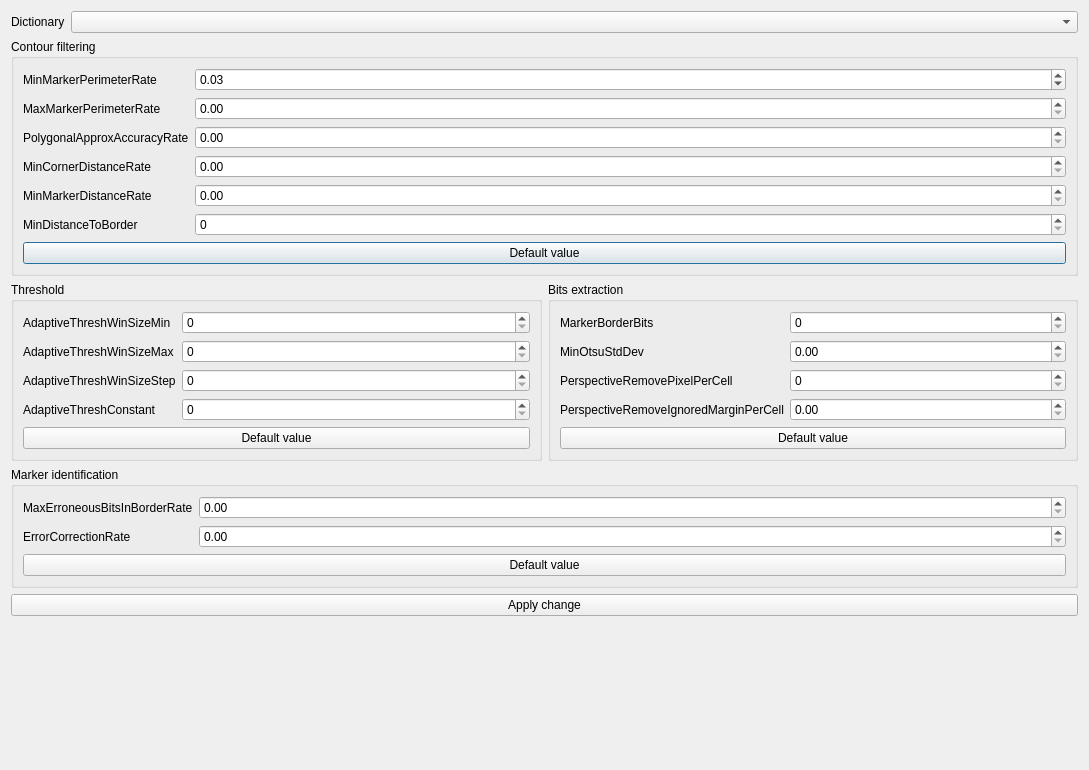
<?xml version="1.0" encoding="UTF-8"?>
<ui version="4.0">
 <class>dialog_aruco_detector_params</class>
 <widget class="QDialog" name="dialog_aruco_detector_params">
  <property name="geometry">
   <rect>
    <x>0</x>
    <y>0</y>
    <width>1089</width>
    <height>770</height>
   </rect>
  </property>
  <property name="windowTitle">
   <string>Dialog</string>
  </property>
  <layout class="QVBoxLayout" name="verticalLayout">
   <item>
    <layout class="QHBoxLayout" name="horizontalLayout">
     <item>
      <widget class="QLabel" name="label">
       <property name="sizePolicy">
        <sizepolicy hsizetype="Maximum" vsizetype="Preferred">
         <horstretch>0</horstretch>
         <verstretch>0</verstretch>
        </sizepolicy>
       </property>
       <property name="text">
        <string>Dictionary</string>
       </property>
      </widget>
     </item>
     <item>
      <widget class="QComboBox" name="comboBoxDictionary"/>
     </item>
    </layout>
   </item>
   <item>
    <widget class="QGroupBox" name="groupBox_2">
     <property name="title">
      <string>Contour filtering</string>
     </property>
     <layout class="QGridLayout" name="gridLayout_2">
      <item row="1" column="0">
       <widget class="QLabel" name="label_7">
        <property name="sizePolicy">
         <sizepolicy hsizetype="Maximum" vsizetype="Preferred">
          <horstretch>0</horstretch>
          <verstretch>0</verstretch>
         </sizepolicy>
        </property>
        <property name="text">
         <string>MaxMarkerPerimeterRate</string>
        </property>
       </widget>
      </item>
      <item row="3" column="0">
       <widget class="QLabel" name="label_9">
        <property name="sizePolicy">
         <sizepolicy hsizetype="Maximum" vsizetype="Preferred">
          <horstretch>0</horstretch>
          <verstretch>0</verstretch>
         </sizepolicy>
        </property>
        <property name="text">
         <string>MinCornerDistanceRate</string>
        </property>
       </widget>
      </item>
      <item row="4" column="1">
       <widget class="QDoubleSpinBox" name="doubleSpinBoxMinMarkerDistanceRate"/>
      </item>
      <item row="3" column="1">
       <widget class="QDoubleSpinBox" name="doubleSpinBoxMinCornerDistanceRate"/>
      </item>
      <item row="4" column="0">
       <widget class="QLabel" name="label_10">
        <property name="sizePolicy">
         <sizepolicy hsizetype="Maximum" vsizetype="Preferred">
          <horstretch>0</horstretch>
          <verstretch>0</verstretch>
         </sizepolicy>
        </property>
        <property name="text">
         <string>MinMarkerDistanceRate</string>
        </property>
       </widget>
      </item>
      <item row="0" column="0">
       <widget class="QLabel" name="label_6">
        <property name="sizePolicy">
         <sizepolicy hsizetype="Maximum" vsizetype="Preferred">
          <horstretch>0</horstretch>
          <verstretch>0</verstretch>
         </sizepolicy>
        </property>
        <property name="text">
         <string>MinMarkerPerimeterRate</string>
        </property>
       </widget>
      </item>
      <item row="0" column="1">
       <widget class="QDoubleSpinBox" name="doubleSpinBoxMinMarkerPerimeterRate">
        <property name="maximum">
         <double>5.000000000000000</double>
        </property>
        <property name="singleStep">
         <double>0.010000000000000</double>
        </property>
        <property name="value">
         <double>0.030000000000000</double>
        </property>
       </widget>
      </item>
      <item row="2" column="0">
       <widget class="QLabel" name="label_8">
        <property name="sizePolicy">
         <sizepolicy hsizetype="Maximum" vsizetype="Preferred">
          <horstretch>0</horstretch>
          <verstretch>0</verstretch>
         </sizepolicy>
        </property>
        <property name="text">
         <string>PolygonalApproxAccuracyRate</string>
        </property>
       </widget>
      </item>
      <item row="1" column="1">
       <widget class="QDoubleSpinBox" name="doubleSpinBoxMaxMarkerPerimeterRate"/>
      </item>
      <item row="2" column="1">
       <widget class="QDoubleSpinBox" name="doubleSpinBoxPolygonalApproxAccuracyRate"/>
      </item>
      <item row="5" column="0">
       <widget class="QLabel" name="label_11">
        <property name="sizePolicy">
         <sizepolicy hsizetype="Maximum" vsizetype="Preferred">
          <horstretch>0</horstretch>
          <verstretch>0</verstretch>
         </sizepolicy>
        </property>
        <property name="text">
         <string>MinDistanceToBorder</string>
        </property>
       </widget>
      </item>
      <item row="6" column="0" colspan="2">
       <widget class="QPushButton" name="pushButtonContourFilteringDefault">
        <property name="text">
         <string>Default value</string>
        </property>
       </widget>
      </item>
      <item row="5" column="1">
       <widget class="QSpinBox" name="spinBoxMinDistanceToBorder"/>
      </item>
     </layout>
    </widget>
   </item>
   <item>
    <layout class="QHBoxLayout" name="horizontalLayout_3">
     <item>
      <widget class="QGroupBox" name="groupBox">
       <property name="title">
        <string>Threshold</string>
       </property>
       <layout class="QGridLayout" name="gridLayout">
        <item row="1" column="1">
         <widget class="QSpinBox" name="spinBoxAdaptiveThreshWinSizeMax"/>
        </item>
        <item row="3" column="1">
         <widget class="QSpinBox" name="spinBoxAdaptiveThreshConstant"/>
        </item>
        <item row="1" column="0">
         <widget class="QLabel" name="label_3">
          <property name="sizePolicy">
           <sizepolicy hsizetype="Maximum" vsizetype="Preferred">
            <horstretch>0</horstretch>
            <verstretch>0</verstretch>
           </sizepolicy>
          </property>
          <property name="text">
           <string>AdaptiveThreshWinSizeMax</string>
          </property>
         </widget>
        </item>
        <item row="3" column="0">
         <widget class="QLabel" name="label_5">
          <property name="sizePolicy">
           <sizepolicy hsizetype="Maximum" vsizetype="Preferred">
            <horstretch>0</horstretch>
            <verstretch>0</verstretch>
           </sizepolicy>
          </property>
          <property name="text">
           <string>AdaptiveThreshConstant</string>
          </property>
         </widget>
        </item>
        <item row="0" column="1">
         <widget class="QSpinBox" name="spinBoxAdaptiveThreshWinSizeMin"/>
        </item>
        <item row="2" column="1">
         <widget class="QSpinBox" name="spinBoxAdaptiveThreshWinSizeStep"/>
        </item>
        <item row="2" column="0">
         <widget class="QLabel" name="label_4">
          <property name="sizePolicy">
           <sizepolicy hsizetype="Maximum" vsizetype="Preferred">
            <horstretch>0</horstretch>
            <verstretch>0</verstretch>
           </sizepolicy>
          </property>
          <property name="text">
           <string>AdaptiveThreshWinSizeStep</string>
          </property>
         </widget>
        </item>
        <item row="0" column="0">
         <widget class="QLabel" name="label_2">
          <property name="sizePolicy">
           <sizepolicy hsizetype="Maximum" vsizetype="Preferred">
            <horstretch>0</horstretch>
            <verstretch>0</verstretch>
           </sizepolicy>
          </property>
          <property name="text">
           <string>AdaptiveThreshWinSizeMin</string>
          </property>
         </widget>
        </item>
        <item row="4" column="0" colspan="2">
         <widget class="QPushButton" name="pushButtonThresholdDefault">
          <property name="text">
           <string>Default value</string>
          </property>
         </widget>
        </item>
       </layout>
      </widget>
     </item>
     <item>
      <widget class="QGroupBox" name="groupBox_3">
       <property name="title">
        <string>Bits extraction</string>
       </property>
       <layout class="QGridLayout" name="gridLayout_3">
        <item row="2" column="1">
         <widget class="QSpinBox" name="spinBoxPerspectiveRemovePixelPerCell"/>
        </item>
        <item row="0" column="0">
         <widget class="QLabel" name="label_12">
          <property name="sizePolicy">
           <sizepolicy hsizetype="Maximum" vsizetype="Preferred">
            <horstretch>0</horstretch>
            <verstretch>0</verstretch>
           </sizepolicy>
          </property>
          <property name="text">
           <string>MarkerBorderBits</string>
          </property>
         </widget>
        </item>
        <item row="3" column="0">
         <widget class="QLabel" name="label_15">
          <property name="sizePolicy">
           <sizepolicy hsizetype="Maximum" vsizetype="Preferred">
            <horstretch>0</horstretch>
            <verstretch>0</verstretch>
           </sizepolicy>
          </property>
          <property name="text">
           <string>PerspectiveRemoveIgnoredMarginPerCell</string>
          </property>
         </widget>
        </item>
        <item row="1" column="1">
         <widget class="QDoubleSpinBox" name="doubleSpinBoxMinOtsuStdDev"/>
        </item>
        <item row="1" column="0">
         <widget class="QLabel" name="label_13">
          <property name="sizePolicy">
           <sizepolicy hsizetype="Maximum" vsizetype="Preferred">
            <horstretch>0</horstretch>
            <verstretch>0</verstretch>
           </sizepolicy>
          </property>
          <property name="text">
           <string>MinOtsuStdDev</string>
          </property>
         </widget>
        </item>
        <item row="3" column="1">
         <widget class="QDoubleSpinBox" name="doubleSpinBoxPerspectiveRemoveIgnoredMarginPerCell"/>
        </item>
        <item row="2" column="0">
         <widget class="QLabel" name="label_14">
          <property name="sizePolicy">
           <sizepolicy hsizetype="Maximum" vsizetype="Preferred">
            <horstretch>0</horstretch>
            <verstretch>0</verstretch>
           </sizepolicy>
          </property>
          <property name="text">
           <string>PerspectiveRemovePixelPerCell</string>
          </property>
         </widget>
        </item>
        <item row="0" column="1">
         <widget class="QSpinBox" name="spinBoxMarkerBorderBits"/>
        </item>
        <item row="4" column="0" colspan="2">
         <widget class="QPushButton" name="pushButtonBitsExtractionDefault">
          <property name="text">
           <string>Default value</string>
          </property>
         </widget>
        </item>
       </layout>
      </widget>
     </item>
    </layout>
   </item>
   <item>
    <widget class="QGroupBox" name="groupBox_4">
     <property name="title">
      <string>Marker identification</string>
     </property>
     <layout class="QGridLayout" name="gridLayout_4">
      <item row="0" column="0">
       <widget class="QLabel" name="label_16">
        <property name="sizePolicy">
         <sizepolicy hsizetype="Maximum" vsizetype="Preferred">
          <horstretch>0</horstretch>
          <verstretch>0</verstretch>
         </sizepolicy>
        </property>
        <property name="text">
         <string>MaxErroneousBitsInBorderRate</string>
        </property>
       </widget>
      </item>
      <item row="1" column="0">
       <widget class="QLabel" name="label_17">
        <property name="sizePolicy">
         <sizepolicy hsizetype="Maximum" vsizetype="Preferred">
          <horstretch>0</horstretch>
          <verstretch>0</verstretch>
         </sizepolicy>
        </property>
        <property name="text">
         <string>ErrorCorrectionRate</string>
        </property>
       </widget>
      </item>
      <item row="1" column="1">
       <widget class="QDoubleSpinBox" name="doubleSpinBoxErrorCorrectionRate"/>
      </item>
      <item row="0" column="1">
       <widget class="QDoubleSpinBox" name="doubleSpinBoxMaxErroneousBitsInBorderRate"/>
      </item>
      <item row="2" column="0" colspan="2">
       <widget class="QPushButton" name="pushButtonMarkerIdentificationDefault">
        <property name="text">
         <string>Default value</string>
        </property>
       </widget>
      </item>
     </layout>
    </widget>
   </item>
   <item>
    <layout class="QHBoxLayout" name="horizontalLayout_2">
     <item>
      <widget class="QPushButton" name="pushButtonApplyChange">
       <property name="text">
        <string>Apply change</string>
       </property>
      </widget>
     </item>
    </layout>
   </item>
   <item>
    <spacer name="verticalSpacer">
     <property name="orientation">
      <enum>Qt::Vertical</enum>
     </property>
     <property name="sizeHint" stdset="0">
      <size>
       <width>20</width>
       <height>151</height>
      </size>
     </property>
    </spacer>
   </item>
  </layout>
 </widget>
 <resources/>
 <connections/>
</ui>
